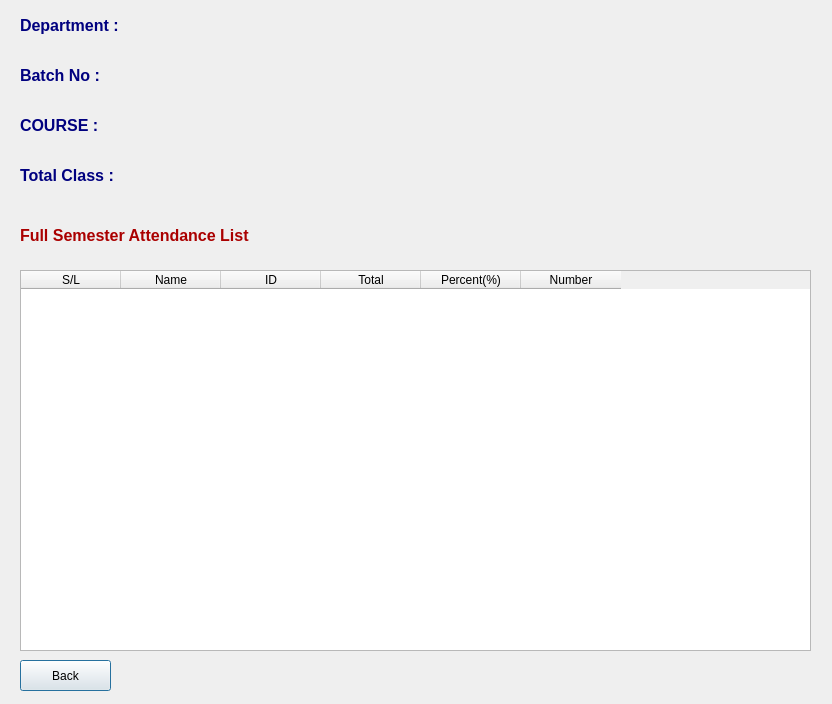
<?xml version="1.0" encoding="UTF-8"?>
<ui version="4.0">
 <class>Dialog</class>
 <widget class="QDialog" name="Dialog">
  <property name="geometry">
   <rect>
    <x>0</x>
    <y>0</y>
    <width>832</width>
    <height>704</height>
   </rect>
  </property>
  <property name="windowTitle">
   <string>Full Semester Attendance</string>
  </property>
  <widget class="QLabel" name="label">
   <property name="geometry">
    <rect>
     <x>20</x>
     <y>220</y>
     <width>251</width>
     <height>31</height>
    </rect>
   </property>
   <property name="font">
    <font>
     <pointsize>12</pointsize>
     <weight>75</weight>
     <bold>true</bold>
    </font>
   </property>
   <property name="styleSheet">
    <string notr="true">color: rgb(170, 0, 0);</string>
   </property>
   <property name="text">
    <string>Full Semester Attendance List</string>
   </property>
  </widget>
  <widget class="QLabel" name="label_3">
   <property name="geometry">
    <rect>
     <x>20</x>
     <y>110</y>
     <width>361</width>
     <height>31</height>
    </rect>
   </property>
   <property name="font">
    <font>
     <pointsize>12</pointsize>
     <weight>75</weight>
     <bold>true</bold>
    </font>
   </property>
   <property name="styleSheet">
    <string notr="true">color: rgb(0, 0, 127);</string>
   </property>
   <property name="text">
    <string>COURSE :</string>
   </property>
  </widget>
  <widget class="QLabel" name="label_4">
   <property name="geometry">
    <rect>
     <x>20</x>
     <y>60</y>
     <width>361</width>
     <height>31</height>
    </rect>
   </property>
   <property name="font">
    <font>
     <pointsize>12</pointsize>
     <weight>75</weight>
     <bold>true</bold>
    </font>
   </property>
   <property name="styleSheet">
    <string notr="true">color: rgb(0, 0, 127);</string>
   </property>
   <property name="text">
    <string>Batch No :</string>
   </property>
  </widget>
  <widget class="QLabel" name="label_5">
   <property name="geometry">
    <rect>
     <x>20</x>
     <y>10</y>
     <width>361</width>
     <height>31</height>
    </rect>
   </property>
   <property name="font">
    <font>
     <pointsize>12</pointsize>
     <weight>75</weight>
     <bold>true</bold>
    </font>
   </property>
   <property name="styleSheet">
    <string notr="true">color: rgb(0, 0, 127);</string>
   </property>
   <property name="text">
    <string>Department :</string>
   </property>
  </widget>
  <widget class="QPushButton" name="pushButton_2">
   <property name="geometry">
    <rect>
     <x>20</x>
     <y>660</y>
     <width>91</width>
     <height>31</height>
    </rect>
   </property>
   <property name="text">
    <string>Back</string>
   </property>
  </widget>
  <widget class="QTableWidget" name="tableWidget">
   <property name="geometry">
    <rect>
     <x>20</x>
     <y>270</y>
     <width>791</width>
     <height>381</height>
    </rect>
   </property>
   <property name="minimumSize">
    <size>
     <width>791</width>
     <height>0</height>
    </size>
   </property>
   <column>
    <property name="text">
     <string>S/L</string>
    </property>
   </column>
   <column>
    <property name="text">
     <string>Name</string>
    </property>
    <property name="foreground">
     <brush brushstyle="SolidPattern">
      <color alpha="255">
       <red>0</red>
       <green>0</green>
       <blue>0</blue>
      </color>
     </brush>
    </property>
   </column>
   <column>
    <property name="text">
     <string>ID</string>
    </property>
   </column>
   <column>
    <property name="text">
     <string>Total</string>
    </property>
   </column>
   <column>
    <property name="text">
     <string>Percent(%)</string>
    </property>
   </column>
   <column>
    <property name="text">
     <string>Number</string>
    </property>
   </column>
  </widget>
  <widget class="QLabel" name="label_6">
   <property name="geometry">
    <rect>
     <x>20</x>
     <y>160</y>
     <width>361</width>
     <height>31</height>
    </rect>
   </property>
   <property name="font">
    <font>
     <pointsize>12</pointsize>
     <weight>75</weight>
     <bold>true</bold>
    </font>
   </property>
   <property name="styleSheet">
    <string notr="true">color: rgb(0, 0, 127);</string>
   </property>
   <property name="text">
    <string>Total Class :</string>
   </property>
  </widget>
 </widget>
 <resources/>
 <connections/>
</ui>
